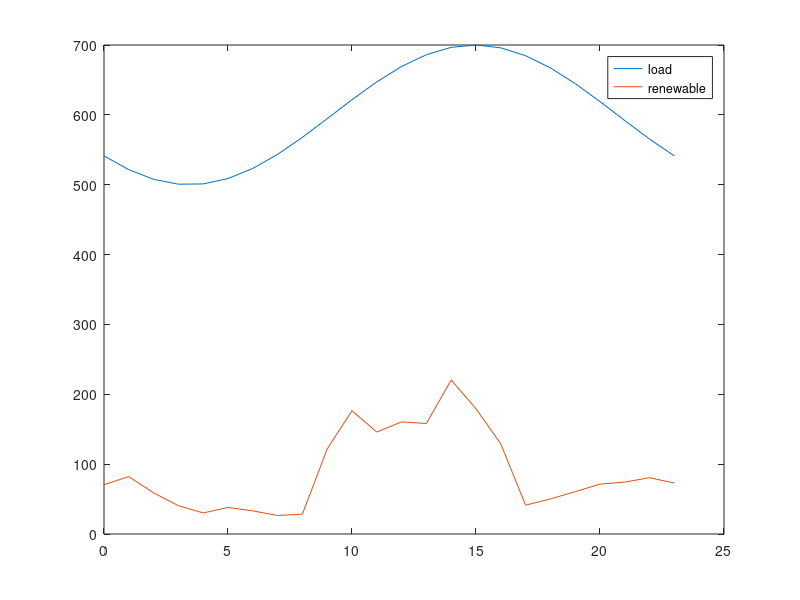

This chart was generated by the following MATLAB code: (Note: this script raises an error after producing the figure.)
clear all

% Runs simulation for the lifetime of the battery

%% Tunables 

life=50400;
Endlife_cap = 0.5;
Starting_cap = 1;
Simu_interval = 720; % one month for degredation interval

ESCap = 20; % MW
ESallowed = 0.8;

k_dollar_coal = 2.37; % dollar/mmbtu, 2014: 2.37, 2017: 2.22
k_dollar_gas = 5.00; % dollar/mmbtu, 2014: 5.00, 2017: 3.67

%emissions factors
k_coal = 206*0.453592; 
k_gas = 117*0.453592;
k_coal_nox = 0.227*0.453592;
k_gas_nox = 0.116*0.453592;
k_coal_so2 = 0.15713*0.453592;
k_gas_so2 = 0.001*0.453592;

k_co2=[k_gas,k_coal,k_gas,k_gas];
k_nox=[k_gas_nox,k_coal_nox,k_gas_nox,k_gas_nox];
k_so2=[k_gas_so2,k_coal_so2,k_gas_so2,k_gas_so2];

k_dollar=[k_dollar_gas,k_dollar_coal,k_dollar_gas,k_dollar_gas]; 

Flag_wind=1; % 0 for no renewables 1 for renewables
Flag_solar=1;
t_vec = [0:23]';
load_profile = 100*sin(linspace(-0.8*pi,1.2*pi,length(t_vec)))+600;

%wind bellow
wind = Flag_wind*[141.1454209 164.3588944 117.67492 81.14462355 60.24906746 75.97386229 66.24155752 53.00033944 54.0897504 56.28039471 45.30936663 31.58459838 38.24235306 55.3985323 67.19698144 63.89313544 76.75370188 82.61862694 100.3076893 121.2392963 142.839525 148.6643123 161.1639311 145.8123442]; % wind
%solar bellow
solar = Flag_solar*[0 0 0 0 0 0 0 0 2.761714555 187.1547077 307.7808614 260.2846929 282.7520984 260.9285882 373.699438 294.5867518 181.2343721 0 0 0 0 0 0 0];

wind_profile=(wind+solar)/2;

figure
plot(t_vec,load_profile,t_vec,wind_profile)
legend('load','renewable')
fname = 'C:/filepath';
saveas(gca, fullfile(fname,'load'),'fig');

%%
up_min_vec = [4,12,4.5,5];
down_min_vec = [4,12,4.5,5];

alpha_load = 0.03;
alpha_wind = 0.05;

mpc = loadcase('case_yl9bus');
baseMVA = mpc.baseMVA;

% Change line constraints
mpc.branch(:,6) = 1000*ones(size(mpc.branch,1),1);

% Change generator limits (ineq, linear)
mpc.gen(1:4,9:10) = [250,100;160,64;240,96;150,60]; 
%(rows, columns)

%% Calculating coal cost curves
coef_Hunter_3 = [0.0144,21.077,9080,117483];  % Input/output curve, y(1000 Btu/h), x(MW)
x_Hunter = (10:1:100)';
y_Hunter = polyval(coef_Hunter_3,x_Hunter);

coef_Hunter_2 = polyfit(x_Hunter,y_Hunter,2);
y_Hunter_fit = polyval(coef_Hunter_2,x_Hunter);

coef_Hunter_cost = coef_Hunter_2*k_dollar_coal*10^(-3);
cost_Hunter = polyval(coef_Hunter_cost,x_Hunter);

Hunter_max = 100;

g2_max=mpc.gen(2,9);

g2_ratio=g2_max/Hunter_max;

g2_cost=[coef_Hunter_cost(1)/g2_ratio,coef_Hunter_cost(2),coef_Hunter_cost(3)*g2_ratio];

%% Calculating gas cost curves
coef_Moss_3 = [-0.0013,2.955,6561.2,662025];  % Input/output curve, y(1000 Btu/h), x(MW)
x_Moss = (10:10:750)'; % MW
y_Moss = polyval(coef_Moss_3,x_Moss); % 1000 Btu/h

coef_Moss_2 = polyfit(x_Moss,y_Moss,2); %fits a polynomial line of 2 degrees (Ax^2+Bx+C)
y_Moss_fit = polyval(coef_Moss_2,x_Moss); %uses the two polynominal line to create a new line

coef_Moss_cost = coef_Moss_2*k_dollar_gas*10^(-3);
cost_Moss = polyval(coef_Moss_cost,x_Moss);

Moss_max = 750;

g1_max=mpc.gen(1,9);
g3_max=mpc.gen(3,9);
g4_max=mpc.gen(4,9);

g1_ratio=g1_max/Moss_max;
g3_ratio=g3_max/Moss_max;
g4_ratio=g4_max/Moss_max;

g1_cost = [coef_Moss_cost(1)/g1_ratio,coef_Moss_cost(2),coef_Moss_cost(3)*g1_ratio];
g3_cost = [coef_Moss_cost(1)/g3_ratio,coef_Moss_cost(2),coef_Moss_cost(3)*g3_ratio];
g4_cost = [coef_Moss_cost(1)/g4_ratio,coef_Moss_cost(2),coef_Moss_cost(3)*g4_ratio];

%%
mpc.gencost(1,5:7) = g1_cost; 
mpc.gencost(2,5:7) = g2_cost;
mpc.gencost(3,5:7) = g3_cost;
mpc.gencost(4,5:7) = g4_cost;

%%
% Change reserve cost
Rcost = [5;10;4;4;5;10;4;4]*baseMVA; %heavy coal case

c_on = [3.99*mpc.gen(1,9)+3.67*mpc.gen(1,9)*k_dollar_gas;5.61*mpc.gen(2,9)+7.5*mpc.gen(2,9)*k_dollar_coal;
    3.99*mpc.gen(3,9)+3.67*mpc.gen(3,9)*k_dollar_gas;3.99*mpc.gen(4,9)+3.67*mpc.gen(4,9)*k_dollar_gas]; % $ per occurance

c_off = [3.99*mpc.gen(1,9);5.61*mpc.gen(2,9);3.99*mpc.gen(3,9);3.99*mpc.gen(4,9)]; 
c_rES = 0.1;

mileage = 7.364;
eff=0.9;
Rinc=0.04;
EOL_eff=1-(1-eff)*(Rinc+1);
eff_loss=(eff-EOL_eff)/life*24*30; 

%% prepare

Current_cap = Starting_cap;
Current_t = 0;
tvec = [];
co2_vec = [];
so2_vec = [];
nox_vec = [];
cap_vec = [];
coal_vec=[];
gas_vec=[];
F_coal=[];
F_gas=[];
g1_nES=[];
g2_nES=[];
g3_nES=[];
g4_nES=[];
g1=[];
g2=[];
g3=[];
g4=[];
g1_vec=[];
g2_vec=[];
g3_vec=[];
g4_vec=[];
BaseLoad = 143+159+198; 

n_interval = length(t_vec);
n_generator = 4;
n_wind = 1;
n_reserve = 4;
n_ES = 1;
n_branch = 9;
n_bus = 9;

%% cost
cost_coef = mpc.gencost(1:4,5:7);
Q_gen = diag(cost_coef(:,1))*baseMVA^2; %making cost in 1st column of cost_coef into the diagonal of a 4x4
c_gen = cost_coef(:,2)*baseMVA;
c_gen_c = cost_coef(:,3);
c_reserve = Rcost(1:n_reserve)*2;

CrES = zeros(n_bus,1);
CrES(8,1) = 1;

% power flow (eq, linear)
Bmatrix = zeros(n_bus,n_bus);
branch_info = mpc.branch;
for i = 1:n_branch
    ind_i = branch_info(i,1);
    ind_j = branch_info(i,2);
    bij = 1/branch_info(i,4);
    Bmatrix(ind_i,ind_j) = -bij;
    Bmatrix(ind_j,ind_i) = -bij;
end

Bmatrix = Bmatrix + diag(-sum(Bmatrix,2));

bus_info = mpc.bus;

Cg = zeros(n_bus,n_generator);
Cg(1,1) = 1;
Cg(2,2) = 1;
Cg(3,3) = 1;
Cg(6,4) = 1;

Cw = zeros(n_bus,n_wind);
Cw(8,1) = 1;

% generator limits (ineq, linear)
gen_limits = mpc.gen(1:4,9:10)/baseMVA;

% line constraints (ineq, linear)
Smax = mpc.branch(:,6)/baseMVA;

Bline = zeros(n_branch,n_branch);
for i = 1:n_branch
    ind_i = branch_info(i,1);
    ind_j = branch_info(i,2);
    bij = 1/branch_info(i,4);
    Bline(i,ind_i) = bij;
    Bline(i,ind_j) = -bij;
end

% prepare for cvx
Q_gen_cvx = [];
c_gen_cvx = [];
c_gen_c_cvx = [];
c_reserve_cvx = [];
c_on_cvx = [];
c_off_cvx = [];
c_rES_cvx = [];
Cg_cvx = [];
Cw_cvx = [];
CrES_cvx = [];
Bmatrix_cvx = [];
Sd_cvx = [];
gen_max_cvx = [];
gen_min_cvx = [];
wind_forecast_cvx = [];
Smax_cvx = [];
Bline_cvx = [];


for i = 1:n_interval
    
    % Change loads
    loadamp = load_profile(i)/BaseLoad;
    mpc.bus(:,3:4) = loadamp*bus_info(:,3:4);
    Sd =mpc.bus(:,3)/baseMVA;
    
    % Change generator bounds
    wind_forecast = wind_profile(i);
    mpc.gen(5,9:10) = [wind_forecast,0]; % wind
    
    % Matrices
    Q_gen_cvx = blkdiag(Q_gen_cvx,Q_gen);
    c_gen_cvx = [c_gen_cvx;c_gen];
    c_gen_c_cvx = [c_gen_c_cvx;c_gen_c];
    c_reserve_cvx = [c_reserve_cvx;c_reserve];
    c_on_cvx = [c_on_cvx;c_on];
    c_off_cvx = [c_off_cvx;c_off];
    c_rES_cvx = [c_rES_cvx;c_rES];
    
    Cg_cvx = blkdiag(Cg_cvx,Cg);
    Cw_cvx = blkdiag(Cw_cvx,Cw);
    CrES_cvx = blkdiag(CrES_cvx,CrES);
    Bmatrix_cvx = blkdiag(Bmatrix_cvx,Bmatrix);
    Sd_cvx = [Sd_cvx;Sd];
    
    gen_max_cvx = [gen_max_cvx;gen_limits(:,1)];
    gen_min_cvx = [gen_min_cvx;gen_limits(:,2)];
    wind_forecast_cvx = [wind_forecast_cvx;wind_forecast];
    
    Smax_cvx = [Smax_cvx;Smax];
    Bline_cvx = blkdiag(Bline_cvx,Bline);
    
end

cvx_begin

variables p(n_generator*n_interval) pw(n_wind*n_interval) theta(n_bus*n_interval) r(n_reserve*n_interval)
variable u(n_generator*n_interval) binary
variable v(n_generator*n_interval) binary
variable w(n_generator*n_interval) binary

minimize (quad_form(p,Q_gen_cvx) + c_gen_cvx'*p + c_reserve_cvx'*r + c_on_cvx'*v + c_off_cvx'*w + c_gen_c_cvx'*u)

subject to
-Cg_cvx*p - Cw_cvx*pw + Bmatrix_cvx*theta + Sd_cvx == 0
p + r <= gen_max_cvx.*u
p - r >= gen_min_cvx.*u
0 <= pw <= wind_forecast_cvx/baseMVA

for i = 1:n_interval
    theta_i = theta((i-1)*n_bus+1:i*n_bus);
    u_i = u((i-1)*n_generator+1:i*n_generator);
    -Smax <= Bline*theta((i-1)*n_bus+1:i*n_bus) <= Smax
    
    theta((i-1)*n_bus+1) == 0
    r_i = r((i-1)*n_reserve+1:i*n_reserve);
    r_demand_i = alpha_wind*pw(i)+alpha_load*load_profile(i)/baseMVA;
    sum(r_i) >= r_demand_i
end

r >= 0

u_0_length = max(max(up_min_vec),max(down_min_vec))+1;
u_0 = ones(n_generator*u_0_length,1); 
u_extend = [u_0;u];

for k = 1:n_generator
    up_min = up_min_vec(k);
    down_min = down_min_vec(k);
    for i = 2:(n_interval+u_0_length)
        u_i = u_extend((i-1)*n_generator+k);
        u_iminus = u_extend((i-2)*n_generator+k);
        if (n_interval+u_0_length-i) >= down_min
            for j = 1:down_min-1
                u_j = u_extend((i-1+j)*n_generator+k);
                u_iminus - u_i + u_j <= 1
            end
        else
            for j = 1:(n_interval+u_0_length-i)
                u_j = u_extend((i-1+j)*n_generator+k);
                u_iminus - u_i + u_j <= 1
            end
        end
        if (n_interval+u_0_length-i) >= up_min
            for j = 1:up_min-1
                u_j = u_extend((i-1+j)*n_generator+k);
                -u_iminus + u_i - u_j <= 0
            end
        else
            for j = 1:(n_interval+u_0_length-i)
                u_j = u_extend((i-1+j)*n_generator+k);
                -u_iminus + u_i - u_j <= 0
            end
        end
    end
end

for i = 1:n_interval
    u_i = u((i-1)*n_generator+1:i*n_generator);
    if i == 1
        u_iminus = u_0(end-3:end);
    else
        u_iminus = u((i-2)*n_generator+1:(i-1)*n_generator);
    end
    v_i = v((i-1)*n_generator+1:i*n_generator);
    w_i = w((i-1)*n_generator+1:i*n_generator);
    -u_iminus + u_i - v_i <= 0
    u_iminus - u_i - w_i <= 0
end

cvx_end

p_noES = p;
pw_noES = pw;
r_noES = r;
u_noES = u;
v_noES = v;
w_noES = w;

d=1;

while Current_cap > Endlife_cap
    
    Current_t;
    
    if (Current_t) == 0
        Current_cap;
    else
        Current_cap = Starting_cap-(1-f_BatteryDegrade_Xu(Current_t))
    end
    tvec = [tvec;Current_t];
    cap_vec = [cap_vec;Current_cap];
    Current_t = Current_t + Simu_interval 
    
    
    ESavailable = ESCap*Current_cap*ESallowed/2;
    maxES = ESavailable/baseMVA;
    
    
    %%
    
    clearvars p pw theta r u v w
    
    cvx_begin
    
    variables p(n_generator*n_interval) pw(n_wind*n_interval) theta(n_bus*n_interval) r(n_reserve*n_interval) rES(n_ES*n_interval)
    variable u(n_generator*n_interval) binary
    variable v(n_generator*n_interval) binary
    variable w(n_generator*n_interval) binary
    
    minimize (quad_form(p,Q_gen_cvx) + c_gen_cvx'*p + c_reserve_cvx'*r + c_on_cvx'*v + c_off_cvx'*w + c_rES_cvx'*rES + c_gen_c_cvx'*u)
    
    beta = mileage/24*(1-eff);
    eff=eff-eff_loss;
    
    subject to
    -Cg_cvx*p - Cw_cvx*pw + Bmatrix_cvx*theta + Sd_cvx + CrES_cvx*rES*beta == 0
    p + r <= gen_max_cvx.*u
    p - r >= gen_min_cvx.*u
    0 <= pw <= wind_forecast_cvx/baseMVA
    
    for i = 1:n_interval
        theta_i = theta((i-1)*n_bus+1:i*n_bus);
        u_i = u((i-1)*n_generator+1:i*n_generator);
        -Smax <= Bline*theta((i-1)*n_bus+1:i*n_bus) <= Smax
        
        theta((i-1)*n_bus+1) == 0
        r_i = r((i-1)*n_reserve+1:i*n_reserve);
        rES_i = rES((i-1)*n_ES+1:i*n_ES);
        r_demand_i = alpha_wind*pw(i)+alpha_load*load_profile(i)/baseMVA;
        sum(r_i) + sum(rES_i) >= r_demand_i
    end
    
    r >= 0
    0 <= rES <= maxES
    
    u_0_length = max(max(up_min_vec),max(down_min_vec))+1;
    u_0 = ones(n_generator*u_0_length,1); 
    u_extend = [u_0;u];
    for k = 1:n_generator
        up_min = up_min_vec(k);
        down_min = down_min_vec(k);
        for i = 2:(n_interval+u_0_length)
            u_i = u_extend((i-1)*n_generator+k);
            u_iminus = u_extend((i-2)*n_generator+k);
            if (n_interval+u_0_length-i) >= down_min
                for j = 1:down_min-1
                    u_j = u_extend((i-1+j)*n_generator+k);
                    u_iminus - u_i + u_j <= 1
                end
            else
                for j = 1:(n_interval+u_0_length-i)
                    u_j = u_extend((i-1+j)*n_generator+k);
                    u_iminus - u_i + u_j <= 1;
                end
            end
            if (n_interval+u_0_length-i) >= up_min
                for j = 1:up_min-1
                    u_j = u_extend((i-1+j)*n_generator+k);
                    -u_iminus + u_i - u_j <= 0
                end
            else
                for j = 1:(n_interval+u_0_length-i)
                    u_j = u_extend((i-1+j)*n_generator+k);
                    -u_iminus + u_i - u_j <= 0
                end
            end
        end
    end
    
    for i = 1:n_interval
        u_i = u((i-1)*n_generator+1:i*n_generator);
        if i == 1
            u_iminus = u_0(end-3:end);
        else
            u_iminus = u((i-2)*n_generator+1:(i-1)*n_generator);
        end
        v_i = v((i-1)*n_generator+1:i*n_generator);
        w_i = w((i-1)*n_generator+1:i*n_generator);
        -u_iminus + u_i - v_i <= 0
        u_iminus - u_i - w_i <= 0
    end
    
    cvx_end
    
    
    for i = 1:n_interval
        
        p_i = p_noES((i-1)*n_generator+1:i*n_generator);
        p1_noES(i,1) = p_i(1);
        p2_noES(i,1) = p_i(2);
        p3_noES(i,1) = p_i(3);
        p4_noES(i,1) = p_i(4);
        
        u_i = u_noES((i-1)*n_generator+1:i*n_generator);
        u1_noES(i,1) = u_i(1);
        u2_noES(i,1) = u_i(2);
        u3_noES(i,1) = u_i(3);
        u4_noES(i,1) = u_i(4);
        
        r_i = r_noES((i-1)*n_generator+1:i*n_generator);
        r1_noES(i,1) = r_i(1);
        r2_noES(i,1) = r_i(2);
        r3_noES(i,1) = r_i(3);
        r4_noES(i,1) = r_i(4);
        
    end
    
    for i = 1:n_interval
        
        p_i = p((i-1)*n_generator+1:i*n_generator);
        p1(i,1) = p_i(1);
        p2(i,1) = p_i(2);
        p3(i,1) = p_i(3);
        p4(i,1) = p_i(4);
        
        u_i = u((i-1)*n_generator+1:i*n_generator);
        u1(i,1) = u_i(1);
        u2(i,1) = u_i(2);
        u3(i,1) = u_i(3);
        u4(i,1) = u_i(4);
        
        r_i = r((i-1)*n_generator+1:i*n_generator);
        r1(i,1) = r_i(1);
        r2(i,1) = r_i(2);
        r3(i,1) = r_i(3);
        r4(i,1) = r_i(4);
        
    end
    
    if (Current_t)==720
    figure 
    subplot(3,2,1)
    plot(t_vec,p1_noES*baseMVA,'-o',t_vec,p1*baseMVA,'--x','MarkerSize',3)
    hline = refline([0 100]);
    hline.Color='k';
    hline.LineStyle='--';
    hline = refline([0 250]);
    hline.Color='k';
    hline.LineStyle='--';
    legend('w/o ES','w ES','Location','northoutside','Orientation','Horizontal')
    xlim([0,23])
    
    ylabel('G1 MW (NG)')
    subplot(3,2,2)
    plot(t_vec,p2_noES*baseMVA,'-o',t_vec,p2*baseMVA,'--x','MarkerSize',3)
    hline = refline([0 64]);
    hline.Color='k';
    hline.LineStyle='--';
    hline = refline([0 160]);
    hline.Color='k';
    hline.LineStyle='--';
    xlim([0,23])

    ylabel('G2 MW (Coal)')
    subplot(3,2,3)
    plot(t_vec,p3_noES*baseMVA,'-o',t_vec,p3*baseMVA,'--x','MarkerSize',3)
    hline = refline([0 96]);
    hline.Color='k';
    hline.LineStyle='--';
    hline = refline([0 240]);
    hline.Color='k';
    hline.LineStyle='--';
    xlim([0,23])

    ylabel('G3 MW (NG)')
    subplot(3,2,4)
    plot(t_vec,p4_noES*baseMVA,'-o',t_vec,p4*baseMVA,'--x','MarkerSize',3)
    hline = refline([0 60]);
    hline.Color='k';
    hline.LineStyle='--';
    hline = refline([0 150]);
    hline.Color='k';
    hline.LineStyle='--';
    xlim([0,23])
    ylabel('G4 MW (NG)')
    
    subplot(3,2,5)
    plot(t_vec,pw_noES*baseMVA,'-o',t_vec,pw*baseMVA,'--x','MarkerSize',3)
    xlim([0,23])
    ylabel('Renewable MW')
    xlabel('Hours')
    saveas(gca, fullfile(fname,'Dispatch_Init'),'fig');

    figure %7
    subplot(3,2,1)
    plot(t_vec,r1_noES*baseMVA,'-o',t_vec,r1*baseMVA,'--x','MarkerSize',3)
    legend('w/o ES','w ES','Location','northoutside','Orientation','Horizontal')
    title('Reserve dispatch (MW)')
    xlim([0,23])
%     ylim([0,30])
    ylabel('G1 MW (NG)')
    subplot(3,2,2)
    plot(t_vec,r2_noES*baseMVA,'-o',t_vec,r2*baseMVA,'--x','MarkerSize',3)
    xlim([0,23])
%     ylim([0,30])
    ylabel('G2 MW (Coal)')
    subplot(3,2,3)
    plot(t_vec,r3_noES*baseMVA,'-o',t_vec,r3*baseMVA,'--x','MarkerSize',3)
    xlim([0,23])
%     ylim([0,30])
    ylabel('G3 MW (NG)')
    subplot(3,2,4)
    plot(t_vec,r4_noES*baseMVA,'-o',t_vec,r4*baseMVA,'--x','MarkerSize',3)
    xlim([0,23])
%     ylim([0,30])
    ylabel('G4 MW (NG)')
    subplot(3,2,5)
    plot(t_vec,zeros(length(t_vec),1),'-o',t_vec,rES*baseMVA,'--x','MarkerSize',3)
    xlim([0,23])
%     ylim([0,30])
    ylabel('Battery MW')
    xlabel('Hours')
    saveas(gca, fullfile(fname,'Reserve_Init'),'fig');
    end
    
    co2_total_noES = [];
    so2_total_noES = [];
    nox_total_noES = [];
    cost_p_noES = [];
    cost_r_noES = [];
    cost_total_noES = [];
    gen1=[];
    gen2=[];
    gen3=[];
    gen4=[];
    gen1_noES=[];
    gen2_noES=[];
    gen3_noES=[];
    gen4_noES=[];
    Fuel_coal_noES = [];
    Fuel_gas_noES = [];
    
    for i = 1:length(t_vec)
        
        p_1 = p1_noES(i)*baseMVA;
        p_2 = p2_noES(i)*baseMVA;
        p_3 = p3_noES(i)*baseMVA;
        p_4 = p4_noES(i)*baseMVA;
        
        gen1_nES(i)=p_1;
        gen2_nES(i)=p_2;
        gen3_nES(i)=p_3;
        gen4_nES(i)=p_4;
                
        cost_1 = polyval(mpc.gencost(1,5:7),p_1);
        cost_2 = polyval(mpc.gencost(2,5:7),p_2);
        cost_3 = polyval(mpc.gencost(3,5:7),p_3);
        cost_4 = polyval(mpc.gencost(4,5:7),p_4);
        
        cost_p_noES(i,1) = cost_1 + cost_2 + cost_3 + cost_4;
        
        r_i = r_noES((i-1)*n_reserve+1:i*n_reserve);
        cost_r_noES(i,1) = c_reserve'*r_i;
        
        cost_total_noES(i,1) = cost_p_noES(i,1) + cost_r_noES(i,1);
        
        Fuel1 = cost_1/k_dollar(1,1); %MMBtu
        Fuel2 = cost_2/k_dollar(1,2);
        Fuel3 = cost_3/k_dollar(1,3);
        Fuel4 = cost_4/k_dollar(1,4);
        
        co2_1 = cost_1/k_dollar(1,1)*k_co2(1,1);
        co2_2 = cost_2/k_dollar(1,2)*k_co2(1,2);
        co2_3 = cost_3/k_dollar(1,3)*k_co2(1,3);
        co2_4 = cost_4/k_dollar(1,4)*k_co2(1,4);
        
        so2_1 = cost_1/k_dollar(1,1)*k_so2(1,1);
        so2_2 = cost_2/k_dollar(1,2)*k_so2(1,2);
        so2_3 = cost_3/k_dollar(1,3)*k_so2(1,3);
        so2_4 = cost_4/k_dollar(1,4)*k_so2(1,4);
        
        nox_1 = cost_1/k_dollar(1,1)*k_nox(1,1);
        nox_2 = cost_2/k_dollar(1,2)*k_nox(1,2);
        nox_3 = cost_3/k_dollar(1,3)*k_nox(1,3);
        nox_4 = cost_4/k_dollar(1,4)*k_nox(1,4);
        
        if (p_1<1)
            Fuel1=0;
            co2_1=0;
            so2_1=0;
            nox_1=0;
        end
        if (p_2<1)
            Fuel2=0;
            co2_2=0;
            so2_2=0;
            nox_2=0;
        end
        if (p_3<1)
            Fuel3=0;
            co2_3=0;
            so2_3=0;
            nox_3=0;
        end
        if (p_4<1)
            Fuel4=0;
            co2_4=0;
            so2_4=0;
            nox_4=0;
        end
        
        co2_p = co2_1+co2_2+co2_3+co2_4;
        so2_p = so2_1+so2_2+so2_3+so2_4;
        nox_p = nox_1+nox_2+nox_3+nox_4;
        
        coal_p = Fuel2; % heavy coal
        gas_p = Fuel3 + Fuel4+Fuel1; % heavy coal
        
        co2_total_noES(i,1) = co2_p; %represents a day's worth of emissions
        so2_total_noES(i,1) = so2_p; %represents a day's worth of emissions
        nox_total_noES(i,1) = nox_p; %represents a day's worth of emissions
        Fuel_coal_noES(i,1) = coal_p;
        Fuel_gas_noES(i,1) = gas_p;
        Fuel_G1_noES(i,1) = Fuel1;
        Fuel_G2_noES(i,1) = Fuel2;
        Fuel_G3_noES(i,1) = Fuel3;
        Fuel_G4_noES(i,1) = Fuel4;
    end
    
    g1_nES(d)=sum(gen1_nES);
    g2_nES(d)=sum(gen2_nES);
    g3_nES(d)=sum(gen3_nES);
    g4_nES(d)=sum(gen4_nES);
    f1_nES(d)=sum(Fuel_G1_noES);
    f2_nES(d)=sum(Fuel_G2_noES);
    f3_nES(d)=sum(Fuel_G3_noES);
    f4_nES(d)=sum(Fuel_G4_noES);

    
    co2_total = [];
    so2_total = [];
    nox_total = [];
    cost_p = [];
    cost_r = [];
    cost_total = [];
    Fuel_coal = [];
    Fuel_gas = [];

    
    for i = 1:length(t_vec)
        
        p_1 = p1(i)*baseMVA;
        p_2 = p2(i)*baseMVA;
        p_3 = p3(i)*baseMVA;
        p_4 = p4(i)*baseMVA;
        
        gen1(i)=p_1;
        gen2(i)=p_2;
        gen3(i)=p_3;
        gen4(i)=p_4;
        
        cost_1 = polyval(mpc.gencost(1,5:7),p_1);
        cost_2 = polyval(mpc.gencost(2,5:7),p_2);
        cost_3 = polyval(mpc.gencost(3,5:7),p_3);
        cost_4 = polyval(mpc.gencost(4,5:7),p_4);
        
        cost_p(i,1) = cost_1 + cost_2 + cost_3 + cost_4;
        
        r_i = r((i-1)*n_reserve+1:i*n_reserve);
        cost_r(i,1) = c_reserve'*r_i;
        
        cost_total(i,1) = cost_p(i,1) + cost_r(i,1);
        
        co2_1 = cost_1/k_dollar(1,1)*k_co2(1,1);
        co2_2 = cost_2/k_dollar(1,2)*k_co2(1,2);
        co2_3 = cost_3/k_dollar(1,3)*k_co2(1,3);
        co2_4 = cost_4/k_dollar(1,4)*k_co2(1,4);
        
        so2_1 = cost_1/k_dollar(1,1)*k_so2(1,1);
        so2_2 = cost_2/k_dollar(1,2)*k_so2(1,2);
        so2_3 = cost_3/k_dollar(1,3)*k_so2(1,3);
        so2_4 = cost_4/k_dollar(1,4)*k_so2(1,4);
        
        nox_1 = cost_1/k_dollar(1,1)*k_nox(1,1);
        nox_2 = cost_2/k_dollar(1,2)*k_nox(1,2);
        nox_3 = cost_3/k_dollar(1,3)*k_nox(1,3);
        nox_4 = cost_4/k_dollar(1,4)*k_nox(1,4);
        
        Fuel1 = cost_1/k_dollar(1,1); %MMBtu
        Fuel2 = cost_2/k_dollar(1,2);
        Fuel3 = cost_3/k_dollar(1,3);
        Fuel4 = cost_4/k_dollar(1,4);
        
        if (p_1<1)
            Fuel1=0;
            co2_1=0;
            so2_1=0;
            nox_1=0;
        end
        if (p_2<1)
            Fuel2=0;
            co2_2=0;
            so2_2=0;
            nox_2=0;
        end
        if (p_3<1)
            Fuel3=0;
            co2_3=0;
            so2_3=0;
            nox_3=0;
        end
        if (p_4<1)
            Fuel4=0;
            co2_4=0;
            so2_4=0;
            nox_4=0;
        end
        
        co2_p = co2_1+co2_2+co2_3+co2_4;
        so2_p = so2_1+so2_2+so2_3+so2_4;
        nox_p = nox_1+nox_2+nox_3+nox_4;
        
        coal_p = Fuel2; 
        gas_p = Fuel3 + Fuel4 + Fuel1;

        co2_total(i,1) = co2_p;
        so2_total(i,1) = so2_p;
        nox_total(i,1) = nox_p;
        Fuel_coal(i,1) = coal_p;
        Fuel_gas(i,1) = gas_p;
        Fuel_G1(i,1) = Fuel1;
        Fuel_G2(i,1) = Fuel2;
        Fuel_G3(i,1) = Fuel3;
        Fuel_G4(i,1) = Fuel4;
        
        
    end

    g1(d)=sum(gen1);
    g2(d)=sum(gen2);
    g3(d)=sum(gen3);
    g4(d)=sum(gen4);
    f1(d)=sum(Fuel_G1);
    f2(d)=sum(Fuel_G2);
    f3(d)=sum(Fuel_G3);
    f4(d)=sum(Fuel_G4);
    d=d+1;
   
    F_coal_delta = sum(Fuel_coal) - sum(Fuel_coal_noES); 
    F_gas_delta = sum(Fuel_gas) - sum(Fuel_gas_noES); 
    co2_delta = sum(co2_total) - sum(co2_total_noES);
    so2_delta = sum(so2_total) - sum(so2_total_noES);
    nox_delta = sum(nox_total) - sum(nox_total_noES);
    g1_delta=sum(g1)-sum(g1_nES);
    g2_delta=sum(g2)-sum(g2_nES);
    g3_delta=sum(g3)-sum(g3_nES);
    g4_delta = sum(g4)-sum(g4_nES);
    
    coal_vec = [coal_vec;F_coal_delta];
    gas_vec = [gas_vec;F_gas_delta];
    co2_vec = [co2_vec;co2_delta];
    so2_vec = [so2_vec;so2_delta];
    nox_vec = [nox_vec;nox_delta];% possitive if ES increased emissions
    g1_vec = [g1_vec;g1_delta];
    g2_vec = [g2_vec;g2_delta];
    g3_vec = [g3_vec;g3_delta];
    g4_vec = [g4_vec;g4_delta];

    curt_ES = sum(pw*baseMVA)/sum(wind_profile)
    curt_noES = sum(pw_noES*baseMVA)/sum(wind_profile)

if (Current_t)==720
    figure 
    subplot(2,2,1)
    plot(t_vec,Fuel_G1_noES,'-o',t_vec,Fuel_G1,'--x','MarkerSize',3)
    legend('w/o ES','w ES','Location','northoutside','Orientation','Horizontal')
    title('Fuel (MMBtu)')
    xlim([0,23])
    ylabel('G1 MMBtu (Coal)')
    
    subplot(2,2,2)
    plot(t_vec,Fuel_G2_noES,'-o',t_vec,Fuel_G2,'--x','MarkerSize',3)
    xlim([0,23])
    ylabel('G2 MMBtu (Coal)')
    
    subplot(2,2,3)
    plot(t_vec,Fuel_G3_noES,'-o',t_vec,Fuel_G3,'--x','MarkerSize',3)
    xlim([0,23])
    ylabel('G3 MMBtu (NG)')
    
    subplot(2,2,4)
    plot(t_vec,Fuel_G4_noES,'-o',t_vec,Fuel_G4,'--x','MarkerSize',3)
    xlim([0,23])
    ylabel('G4 MMBtu (NG)')
    saveas(gca, fullfile(fname,'Fuel_Init'),'fig');
    end
end
%%

    figure 
    subplot(3,2,1)
    plot(t_vec,p1_noES*baseMVA,'-o',t_vec,p1*baseMVA,'--x','MarkerSize',3)
    legend('w/o ES','w ES','Location','northoutside','Orientation','Horizontal')
    title('Generator dispatch (MW)')
    hline = refline([0 100]);
    hline.Color='k';
    hline.LineStyle='--';
    hline = refline([0 250]);
    hline.Color='k';
    hline.LineStyle='--';
    xlim([0,23])
    ylabel('G1 MW (NG)')
    
    subplot(3,2,2)
    plot(t_vec,p2_noES*baseMVA,'-o',t_vec,p2*baseMVA,'--x','MarkerSize',3)
    hline = refline([0 64]);
    hline.Color='k';
    hline.LineStyle='--';
    hline = refline([0 160]);
    hline.Color='k';
    hline.LineStyle='--';
    xlim([0,23])
    ylabel('G2 MW (Coal)')
    
    subplot(3,2,3)
    plot(t_vec,p3_noES*baseMVA,'-o',t_vec,p3*baseMVA,'--x','MarkerSize',3)
    hline = refline([0 96]);
    hline.Color='k';
    hline.LineStyle='--';
    hline = refline([0 240]);
    hline.Color='k';
    hline.LineStyle='--';
    xlim([0,23])
    ylabel('G3 MW (NG)')
    xlabel('Hours')
    
    subplot(3,2,4)
    plot(t_vec,p4_noES*baseMVA,'-o',t_vec,p4*baseMVA,'--x','MarkerSize',3)
    hline = refline([0 60]);
    hline.Color='k';
    hline.LineStyle='--';
    hline = refline([0 150]);
    hline.Color='k';
    hline.LineStyle='--';
    xlim([0,23])
    ylabel('G4 MW (NG)')
    xlabel('Hours')
    
    subplot(3,2,5)
    plot(t_vec,pw_noES*baseMVA,'-o',t_vec,pw*baseMVA,'--x','MarkerSize',3)
    xlim([0,23])
    ylabel('Renewable MW')
    xlabel('Hours')
    saveas(gca, fullfile(fname,'Dispatch_Final'),'fig');
    
    
    figure %7
    subplot(3,2,1)
    plot(t_vec,r1_noES*baseMVA,'-o',t_vec,r1*baseMVA,'--x','MarkerSize',3)
    legend('w/o ES','w ES','Location','northoutside','Orientation','Horizontal')
    title('Reserve dispatch (MW)')
    xlim([0,23])
    ylabel('G1 MW (NG)')
    
    subplot(3,2,2)
    plot(t_vec,r2_noES*baseMVA,'-o',t_vec,r2*baseMVA,'--x','MarkerSize',3)
    xlim([0,23])
    ylabel('G2 MW (Coal)')
    
    subplot(3,2,3)
    plot(t_vec,r3_noES*baseMVA,'-o',t_vec,r3*baseMVA,'--x','MarkerSize',3)
    xlim([0,23])
    ylabel('G3 MW (NG)')
    
    subplot(3,2,4)
    plot(t_vec,r4_noES*baseMVA,'-o',t_vec,r4*baseMVA,'--x','MarkerSize',3)
    xlim([0,23])
    ylabel('G4 MW (NG)')
    
    subplot(3,2,5)
    plot(t_vec,zeros(length(t_vec),1),'-o',t_vec,rES*baseMVA,'--x','MarkerSize',3)
    xlim([0,23])
    ylabel('Battery MW')
    xlabel('Hours')
    saveas(gca, fullfile(fname,'Reserves_Final'),'fig');
    
total_co2 = sum(30*co2_vec)%Simu_interval is 30*24
total_so2 = sum(30*so2_vec)
total_nox = sum(30*nox_vec)
total_coal = sum(30*coal_vec)
total_gas = sum(30*gas_vec)
total_coal_MW=30*(sum(g2_vec))
total_gas_MW=30*(sum(g3_vec)+sum(g4_vec)+sum(g1_vec))

label={'Base_NG_WS'};
impacts(1,:)=[total_co2,total_so2,total_nox,total_gas,total_coal,total_gas_MW,total_coal_MW];
xlswrite('impacts_Xu.xlsx',label,1,'A9')
xlswrite('impacts_Xu.xlsx',impacts,1,'B9')

%%
figure
plot(tvec,co2_vec,'-o') % tvec is in hours not days
xlabel('Hours')
ylabel('CO_2 (kg)')
saveas(gca, fullfile(fname,'CO2'),'fig');

figure
plot(tvec,coal_vec,'-o',tvec,gas_vec,'-o') % tvec is in hours not days
xlabel('Hours')
ylabel('Fuel (mmBtu)')
legend('Coal','Gas')
saveas(gca, fullfile(fname,'Fuel'),'fig');

figure
plot(tvec/24/30,g1,'-o',tvec/24/30,g2,'-o',tvec/24/30,g3,'-o',tvec/24/30,g4,'-o')
legend('g1','g2','g3','g4')
xlabel('Months')
ylabel('Generation (MWh)')
saveas(gca, fullfile(fname,'Gen_ES'),'fig');

figure
plot(tvec/24/30,g1_nES,'-o',tvec/24/30,g2_nES,'-o',tvec/24/30,g3_nES,'-o',tvec/24/30,g4_nES,'-o')
legend('g1_nES','g2_nES','g3_nES','g4_nES')
xlabel('Months')
ylabel('Generation (MWh)')
saveas(gca, fullfile(fname,'Gen_noES'),'fig');
